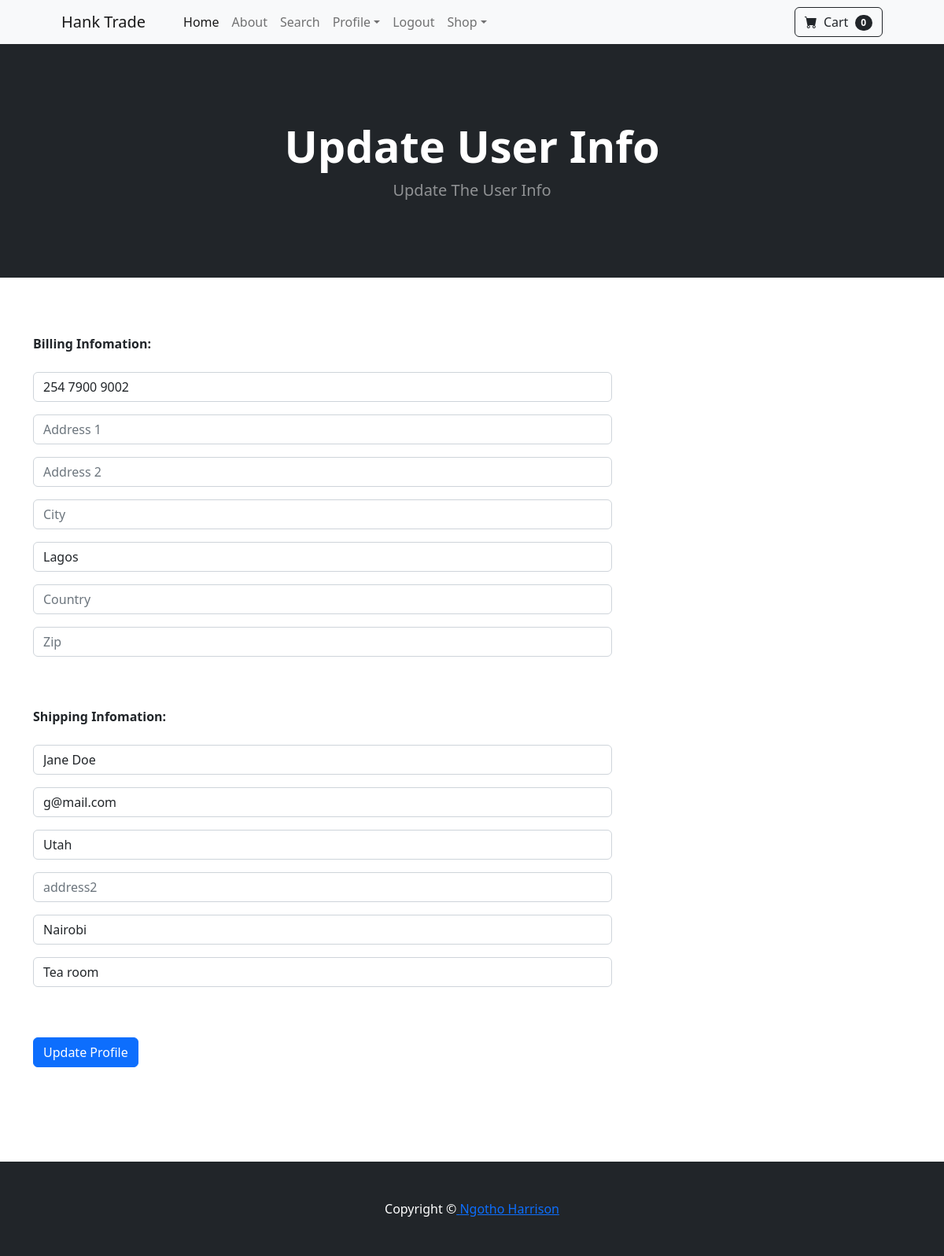
The app's page /update_info/ (signed in), older data.
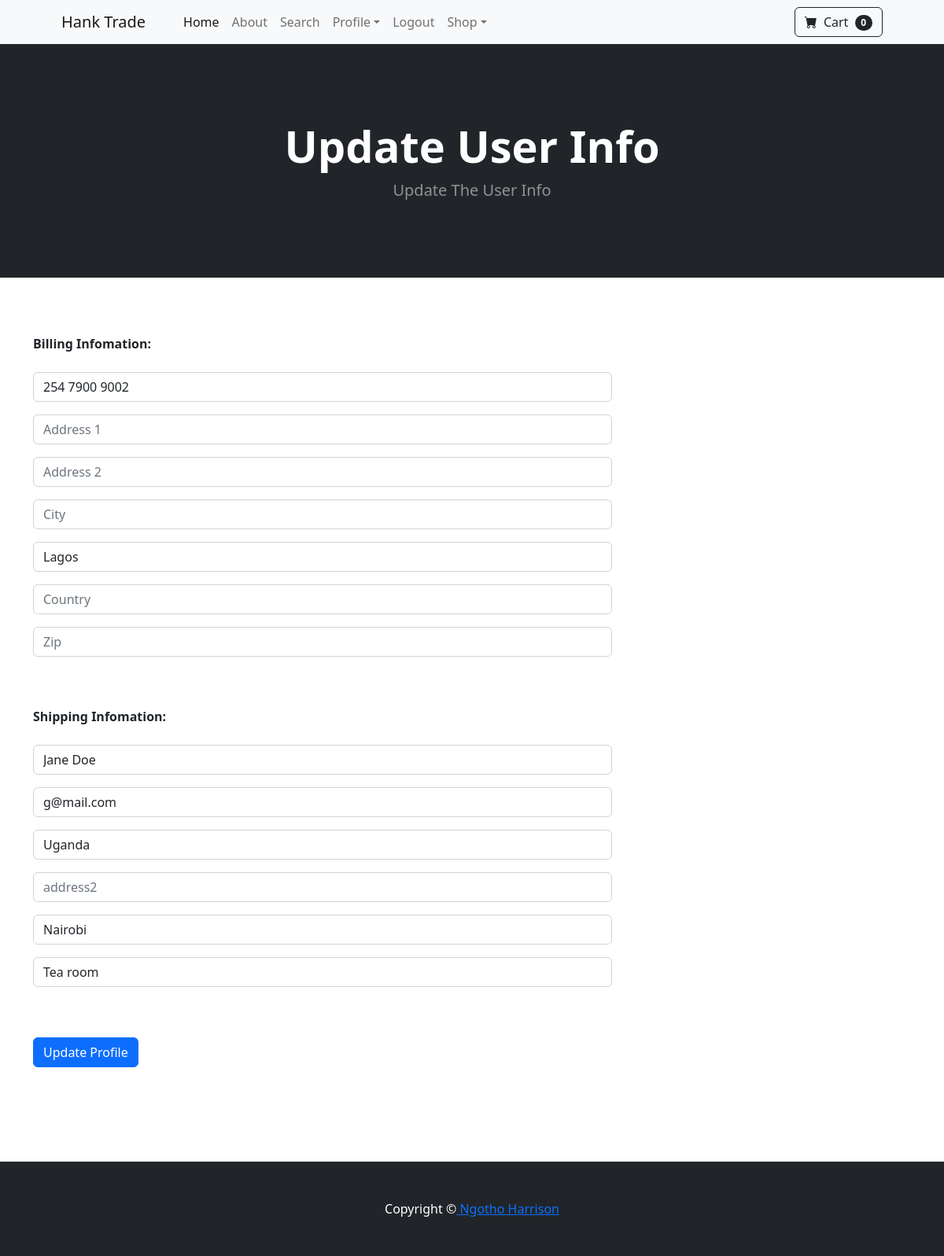
The same page, newer data.
### payments/models.py (models this page shows, shortened)
class ShippingAddress(models.Model):
    user = models.ForeignKey(User, on_delete= models.CASCADE, null=True, blank=True)
    shipping_full_name = models.CharField(max_length=200, null=False)
    shipping_email = models.EmailField(max_length=200, null=False)
    shipping_address1 = models.CharField(max_length=200, null=False)
    shipping_address2 = models.CharField(max_length=200, null=True, blank=True)
    shipping_city = models.CharField(max_length=200, null=False)
    pickup_point = models.CharField(max_length=200, null=False)
    class Meta:
        verbose_name_plural = 'Shipping Addresses'

### store/views.py (the view)
# urls.py: path('update_info/', views.update_info, name='update_info'),
def update_info(request):
    if request.user.is_authenticated:
        current_user = Profile.objects.get(user__id=request.user.id)
        shipping_user = ShippingAddress.objects.get(user__id=request.user.id)
        form = UserInfoForm(request.POST or None, instance=current_user)
        shipping_form = ShippingAddressForm(request.POST or None, instance=shipping_user)
        if form.is_valid() or shipping_form.is_valid():
            form.save()
            shipping_form.save()  # save the shipping form
            messages.success(request, "Your Info updated Successfully")
            return redirect('home')
        return render(request, "update_info.html", {'form': form, 'shipping_form': shipping_form})
    else:
        messages.success(request, "You Must Be Logged In To Update User Details")
        return redirect('home')

### store/forms.py
class UserInfoForm(forms.ModelForm):
	phone = forms.CharField(label="", widget=forms.TextInput(attrs={'class':'form-control', 'placeholder':'Phone'}), required=False)
	address1 = forms.CharField(label="", widget=forms.TextInput(attrs={'class':'form-control', 'placeholder':'Address 1'}), required=False)
	address2 = forms.CharField(label="", widget=forms.TextInput(attrs={'class':'form-control', 'placeholder':'Address 2'}), required=False)
	city = forms.CharField(label="", widget=forms.TextInput(attrs={'class':'form-control', 'placeholder':'City'}), required=False)
	state = forms.CharField(label="", widget=forms.TextInput(attrs={'class':'form-control', 'placeholder':'State'}), required=False)
	country = forms.CharField(label="", widget=forms.TextInput(attrs={'class':'form-control', 'placeholder':'Country'}), required=False)
	zip = forms.CharField(label="", widget=forms.TextInput(attrs={'class':'form-control', 'placeholder':'Zip'}), required=False)
	class Meta:
		model = Profile
		fields = ['phone', 'address1', 'address2', 'city', 'state', 'country', 'zip']

### cart/cart.py (called while the page is built)
    def __len__(self):
        return len(self.cart)

### store/templates/update_info.html (shortened to what this page needs)
{% extends "base.html" %}
{% block content %}
<header class="bg-dark py-5">
    <div class="container px-4 px-lg-5 my-5">
        <div class="text-center text-white">
            <h1 class="display-4 fw-bolder">Update User Info</h1>
            <p class="lead fw-normal text-white-50 mb-0">Update The User Info</p>
        </div>
    </div>
</header>
<br>
    <br>
    <br>
<div class="container ">
    <div class="row">
        <div class="col-lg-8">
            <strong>Billing Infomation: </strong>
            <br/> <br/>
            <form method="POST" action= {% url 'update_info' %}>
                {{ form.as_p }}
                <br> <br>
                <strong> Shipping Infomation: </strong>
                <br> <br>
                {{ shipping_form.as_p }}
                <br> <br>
                <button type="submit" class="btn btn-primary">Update Profile</button>
<br> <br>
        </div>
    </div>
    </div>
    <br>
    <br>
    <br>
{% endblock %}

Row changes from the older to the newer data that the page shows:
changed ShippingAddress "Jane Doe": shipping_address1 "Utah" → "Uganda"
